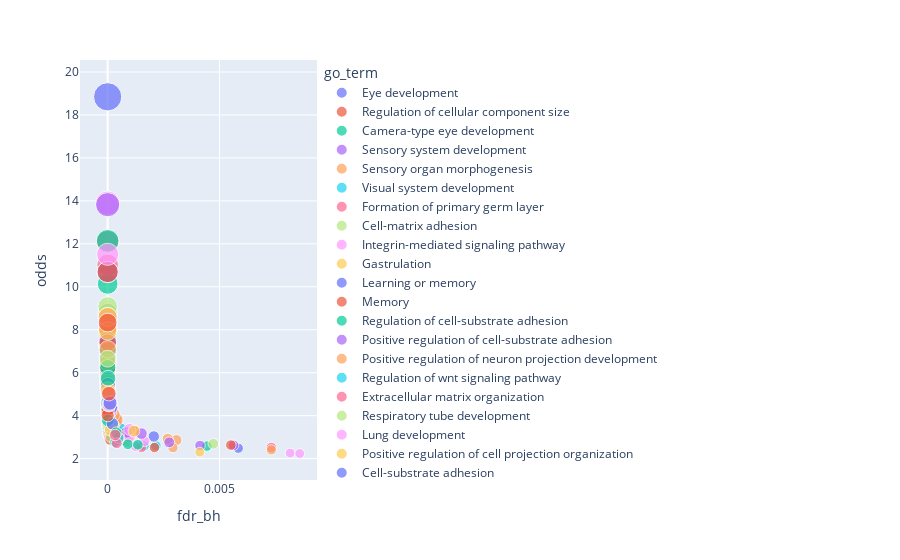

Notebook cell for this chart:
### Code cell
px.scatter(enrichment[enrichment['fdr_bh']<0.01], x='fdr_bh', y='odds', size='odds', color='go_term')
